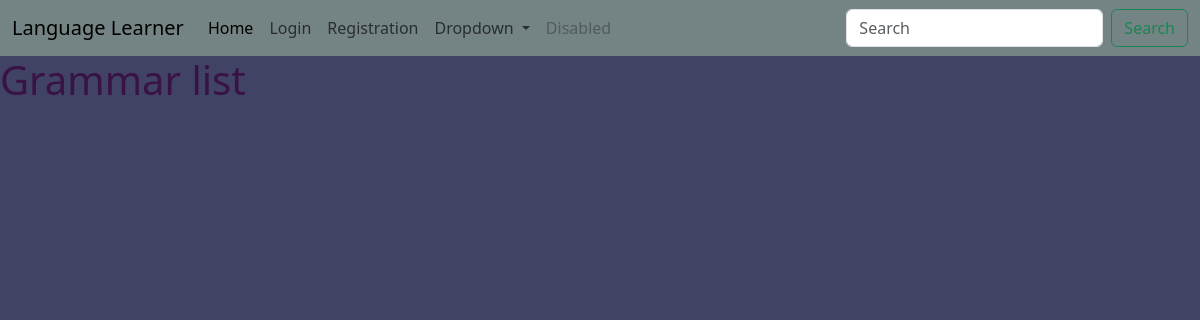
/learn/Spanish/grammar_topics/, run on an earlier commit of the app's database.
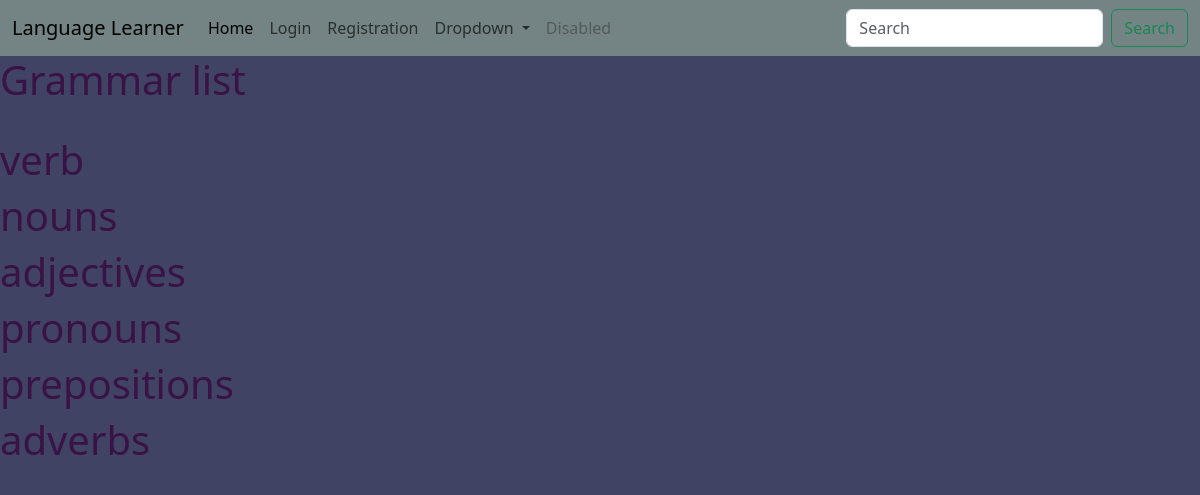
And on a later commit of the database.
### teach/models.py (models this page shows)
class GrammarTopic(models.Model):
    topic = models.TextField(max_length=1000, null=False)

### learn/views.py (the view)
# urls.py: path('<str:language>/grammar_topics/', views.grammar_topics, name='grammar_topics'),
def grammar_topics(request, language):
    topics = GrammarTopic.objects.all()
    return render(request, 'grammar_list.html', {'topics': topics})

### templates/grammar_list.html (shortened to what this page needs)
{% extends 'base.html' %}
{% block content %}
    <h1>Grammar list</h1>
    <br>
    {% for topic in topics %}
        <h1>{{ topic.topic }}</h1>
    {% endfor %}
{% endblock %}

### templates/base.html (shortened to what this page needs)
<!DOCTYPE html>
<html lang="en">
<head>
    <link rel="stylesheet" href="https://cdnjs.cloudflare.com/ajax/libs/font-awesome/6.5.1/css/all.min.css" />
    <link href="https://cdn.jsdelivr.net/npm/bootstrap@5.3.2/dist/css/bootstrap.min.css" rel="stylesheet">
</head>
<body>
    <nav class="navbar navbar-expand-lg navbar-color">
  <div class="container-fluid">
    <a class="navbar-brand" href="#">Language Learner</a>
    <div class="collapse navbar-collapse" id="navbarSupportedContent">
      <ul class="navbar-nav me-auto mb-2 mb-lg-0">
        <li class="nav-item">
          <a class="nav-link active" aria-current="page" href="{% url 'index' %}">Home</a>
        </li>
        {% if not user.is_authenticated %}
            <li class="nav-item">
          <a class="nav-link" href="{% url 'login' %}">Login</a>
        </li>
        <li class="nav-item">
          <a class="nav-link" href="{% url 'register' %}">Registration</a>
        </li>
        {% endif %}
        <li class="nav-item dropdown">
          <a class="nav-link dropdown-toggle" href="#" role="button" data-bs-toggle="dropdown" aria-expanded="false">
            Dropdown
          </a>
        </li>
        <li class="nav-item">
          <a class="nav-link disabled" aria-disabled="true">Disabled</a>
        </li>
      </ul>
      <form class="d-flex" role="search">
        <input class="form-control me-2" type="search" placeholder="Search" aria-label="Search">
        <button class="btn btn-outline-success" type="submit">Search</button>
      </form>
    </div>
  </div>
</nav>
    {% block content %}{% endblock%}
</body>
</html>

### templates/base.html (style rules this page uses)
body { background-color: #414364; }
h1 { color: #391346; }
.navbar-color { background-color: #748383; font-weight: normal; }

What changed in the data, as far as the page shows it:
added GrammarTopic: topic "verb"
added GrammarTopic: topic "nouns"
added GrammarTopic: topic "adjectives"
added GrammarTopic: topic "pronouns"
added GrammarTopic: topic "prepositions"
added GrammarTopic: topic "adverbs"
